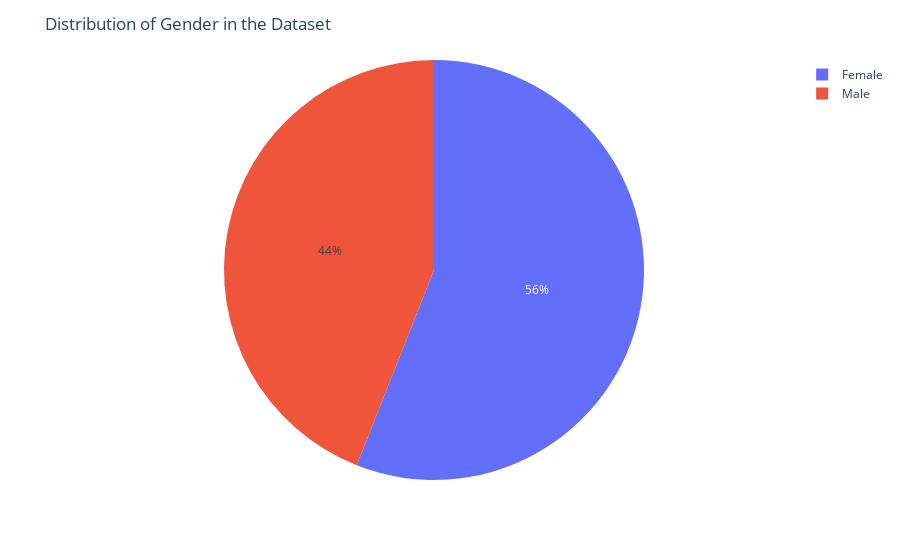
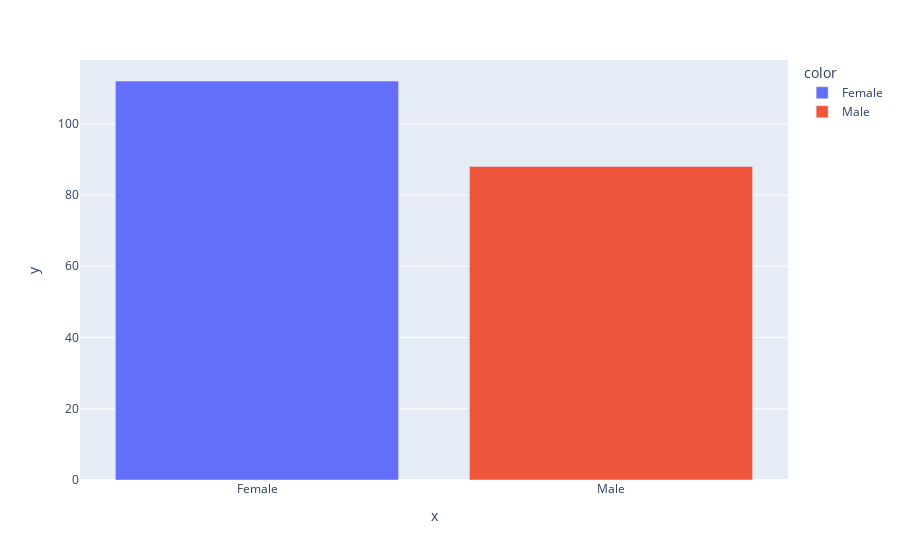

These figures' notebook cell, in order:
### Markdown cell above
### Data Visualization

### Code cell
# Obtain the count of each gender in the dataset
gender_count = df['Gender'].value_counts()

# Create a pie chart to visualize the distribution of gender in the dataset
fig = px.pie(values=gender_count, names=gender_count.index)

# Enhance the plot by adding a title and labels
fig.update_layout(title="Distribution of Gender in the Dataset")

# Create a bar chart to visualize the distribution of gender in the dataset 
fig2 = px.bar(y=gender_count, x=gender_count.index, color=gender_count.index)

# Display the plot
fig.show()
fig2.show()

### Figure 1 — Plotly figure (JSON) as saved in the notebook; plotly's stock layout.template omitted (floating-point values rounded to 4 significant figures)
{"data": [{"domain": {"x": [0, 1], "y": [0, 1]}, "hovertemplate": "label=%{label}<br>value=%{value}<extra></extra>", "labels": ["Female", "Male"], "legendgroup": "", "name": "", "showlegend": true, "type": "pie", "values": [112, 88]}], "layout": {"legend": {"tracegroupgap": 0}, "margin": {"t": 60}, "title": {"text": "Distribution of Gender in the Dataset"}}}

### Figure 2 — Plotly figure (JSON) as saved in the notebook; plotly's stock layout.template omitted (floating-point values rounded to 4 significant figures)
{"data": [{"alignmentgroup": "True", "hovertemplate": "color=Female<br>x=%{x}<br>y=%{y}<extra></extra>", "legendgroup": "Female", "marker": {"color": "#636efa", "pattern": {"shape": ""}}, "name": "Female", "offsetgroup": "Female", "orientation": "v", "showlegend": true, "textposition": "auto", "type": "bar", "x": ["Female"], "xaxis": "x", "y": [112], "yaxis": "y"}, {"alignmentgroup": "True", "hovertemplate": "color=Male<br>x=%{x}<br>y=%{y}<extra></extra>", "legendgroup": "Male", "marker": {"color": "#EF553B", "pattern": {"shape": ""}}, "name": "Male", "offsetgroup": "Male", "orientation": "v", "showlegend": true, "textposition": "auto", "type": "bar", "x": ["Male"], "xaxis": "x", "y": [88], "yaxis": "y"}], "layout": {"barmode": "relative", "legend": {"title": {"text": "color"}, "tracegroupgap": 0}, "margin": {"t": 60}, "xaxis": {"anchor": "y", "domain": [0, 1], "title": {"text": "x"}}, "yaxis": {"anchor": "x", "domain": [0, 1], "title": {"text": "y"}}}}
